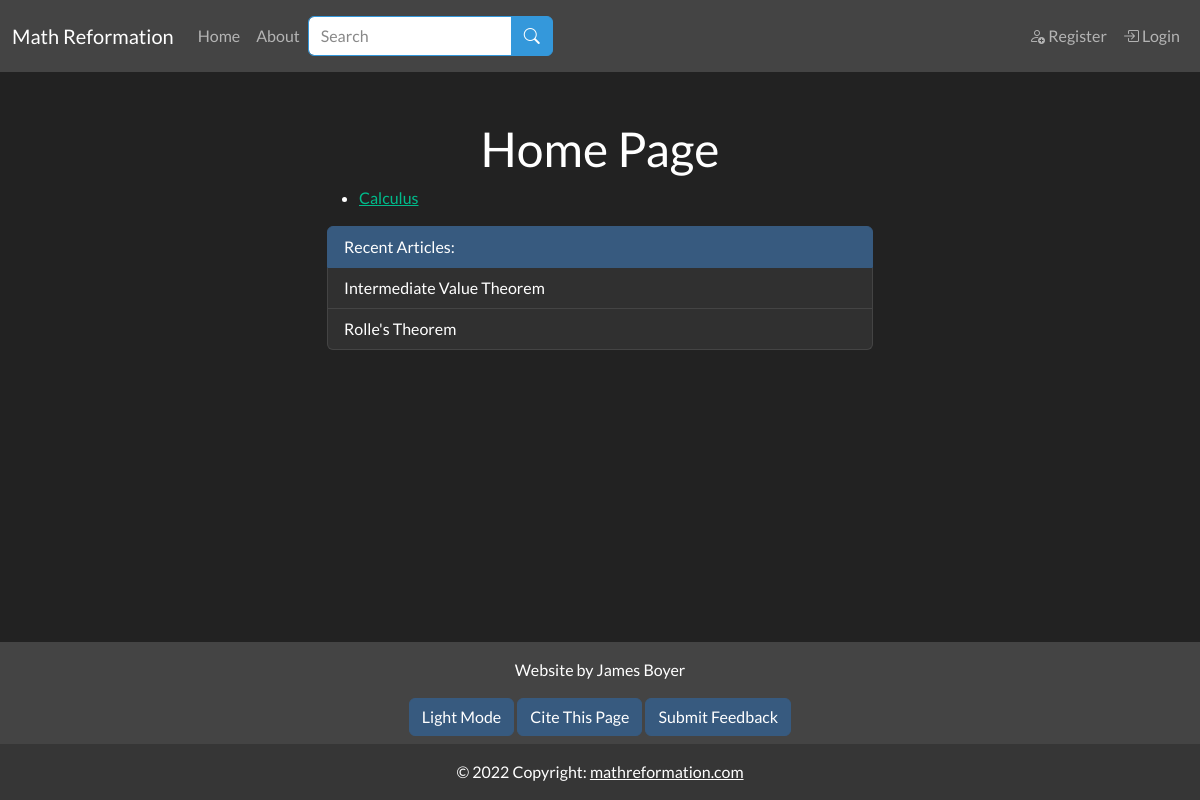
The page /index on the database as committed earlier.
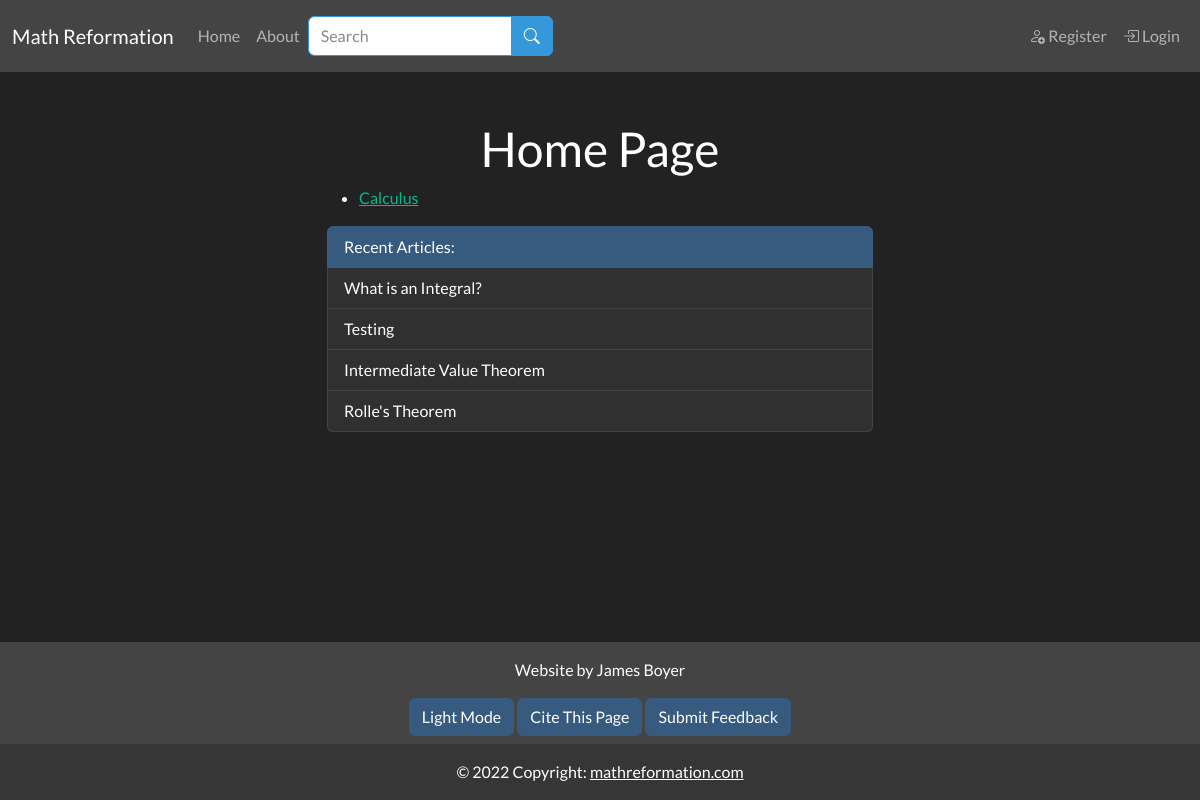
The same page on the database as committed later.
### app/models.py (models this page shows, shortened)
class SearchableMixin(object):
    @classmethod
    def search(cls, expression, page, per_page):
        ids, scores, total = query_index(cls.__tablename__, expression, page, per_page)
        if total == 0:
            return cls.query.filter_by(id=0), [], 0
        when = []
        for i in range(len(ids)):
            when.append((ids[i], i))
        return cls.query.filter(cls.id.in_(ids)).order_by( db.case(when, value=cls.id)), scores, total

class Category(SearchableMixin, db.Model):
    __searchable__ = ["body_main", "name"]
    id = db.Column(db.Integer, primary_key=True)
    name = db.Column(db.String(50), nullable=False, unique=True)
    path = db.Column(db.String(50), unique=True, nullable=False)
    body_main = db.Column(db.String(), index=True)
    body_draft = db.Column(db.String(), index=True)
    header = db.Column(db.String(), index=True)
    order = db.Column(db.Integer())
    is_visible = db.Column(db.Boolean())
    category_type = db.Column(db.String(10), index=True)
    next_page_url = db.Column(db.String(50))
    prev_page_url = db.Column(db.String(50))
    prev_page_type = db.Column(db.String(10))
    next_page_type = db.Column(db.String(10))
    next_page_name = db.Column(db.String(50))
    prev_page_name = db.Column(db.String(50))
    parents = db.relationship('Category',secondary=parent_child_table,
        primaryjoin=id == parent_child_table.c.ChildId,
        secondaryjoin=id == parent_child_table.c.ParentId,
        backref= db.backref('children'))

class Article(SearchableMixin, db.Model):
    __searchable__ = ["body_main", "name"]
    id = db.Column(db.Integer, primary_key=True)
    name = db.Column(db.String(64), index=True, unique=True, nullable=False)
    path = db.Column(db.String(50), unique=True, nullable=False)
    date_added = db.Column(db.DateTime, nullable=False,
        default=datetime.utcnow)
    body_main = db.Column(db.String(), index=True)
    body_draft = db.Column(db.String(), index=True)
    is_visible = db.Column(db.Boolean())
    header = db.Column(db.String(), index=True)
    order = db.Column(db.Integer())
    next_page_url = db.Column(db.String(64))
    prev_page_url = db.Column(db.String(50))
    next_page_name = db.Column(db.String(50))
    prev_page_name = db.Column(db.String(50))
    prev_page_type = db.Column(db.String(10))
    next_page_type = db.Column(db.String(10))
    user_id = db.Column(db.Integer, db.ForeignKey('user.id'))
    categories = db.relationship('Category', secondary = article_categories_table,
                                 backref=db.backref('articles', lazy=True), lazy=True)

### app/main/routes.py (the view)
@bp.route("/", methods=["GET"])
@bp.route("/index", methods=["GET"])
def index():
    math_children = Category.query.filter_by(name="Math").first().children
    articles = Article.query.order_by(Article.date_added.desc()).filter_by(is_visible=True, ).limit(20)
    recent_articles = [art for art in articles if art.categories[0].category_type == "secondary"]
    return render_template('main/index.html', title="Home", math_children=math_children, recent_articles=recent_articles)

### app/main/forms.py
class SearchForm(FlaskForm):
    q = StringField("Search", validators=[DataRequired()])
    submit = SubmitField("Search")
    def __init__(self, *args, **kwargs):
        if 'formdata' not in kwargs:
            kwargs['formdata'] = request.args
        if 'csrf_enabled' not in kwargs:
            kwargs['csrf_enabled'] = False
        super(SearchForm, self).__init__(*args, **kwargs)

### MathReformationWebsite.py (called while the page is built)
@app.context_processor
def add_imports():
    return dict(admin_permission=admin_permission, author_permission=author_permission, g=g)

### app/main/routes.py (called while the page is built)
@bp.before_app_request
def before_request():
    g.search_form = SearchForm(meta={'csrf': False})
    if g.search_form.validate():
        print("here")

### app/templates/main/index.html
{% extends "base.html" %}
{% block content %}
<h1 class="text-center">Home Page</h1>
<ul>
    {% for primary_category in math_children %}
    {% if primary_category.is_visible == True %}
    <li>
        <a href = {{ url_for('main.category_page', path=primary_category.path)}}>
            {{ primary_category.name }}
        </a>
    </li>
    {% endif %}
    {% endfor %}
</ul>
<ul class="list-group">
    <li class="list-group-item active">Recent Articles:</li>
    {% for article in recent_articles %}
        <a class="list-group-item" href = {{ url_for('main.article_page', path=article.path)}}>
            {{ article.name }}
        </a>
    {% endfor %}
</ul>
{% endblock %}
{% block citation %}
{{ citation_info(page_type="Math Reformation", page_name="Index") }}
{% endblock %}

Rows that differ between the two databases and show on the page:
added Article: name "What is an Integral?"
added Article: name "Testing"
